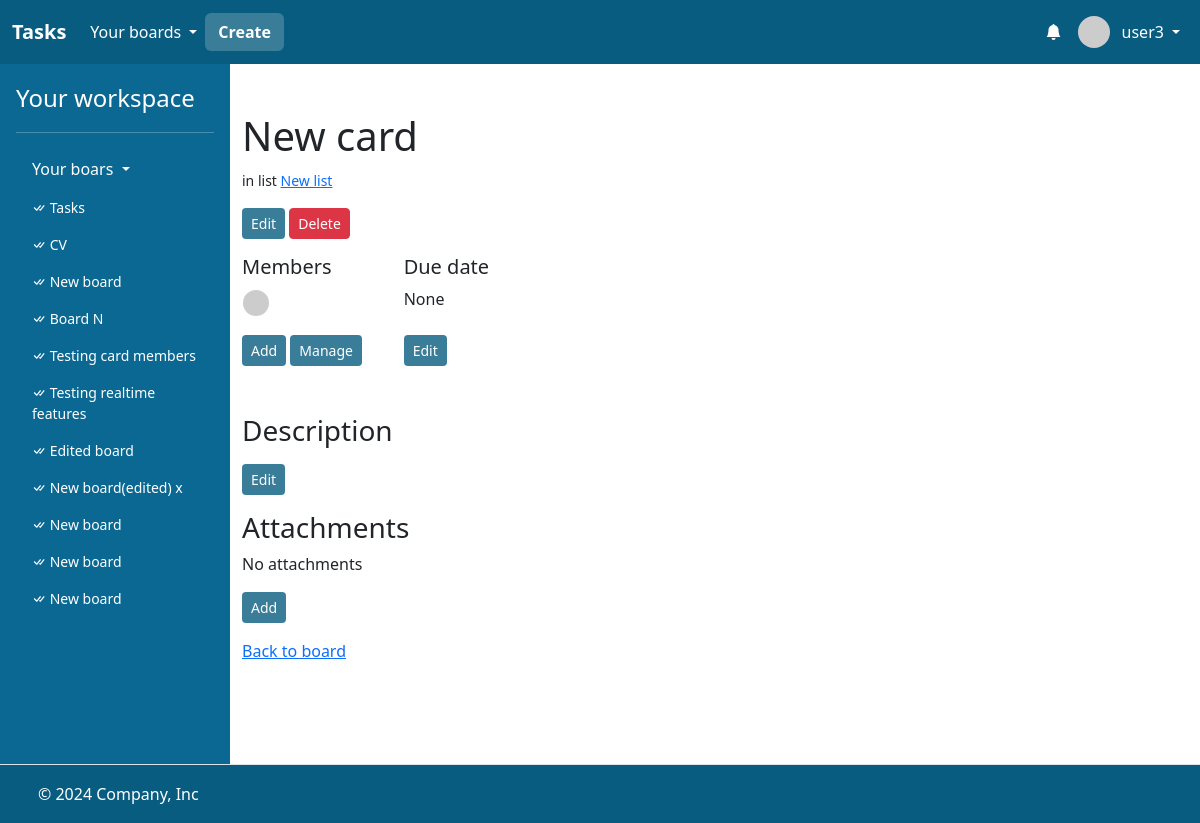
The app's page /cards/209 (signed in) with its own data.
### task/models.py (models this page shows)
class User(AbstractUser):
    bio = models.CharField(max_length=256)

class Board(models.Model):
    name = models.CharField(max_length=256)
    description = models.CharField(max_length=256)
    members = models.ManyToManyField(User, related_name="boards")
    created_at = models.DateTimeField(auto_now_add=True)

class Card(models.Model):
    list = models.ForeignKey("List", on_delete=models.CASCADE, related_name="cards")
    title = models.CharField(max_length=256)
    description = models.CharField(max_length=256)
    due_date = models.DateTimeField(null=True, blank=True)
    position = models.DecimalField(max_digits=10, decimal_places=2)
    members = models.ManyToManyField(User, related_name="cards")
    created_at = models.DateTimeField(auto_now_add=True)

class List(models.Model):
    board = models.ForeignKey("Board", on_delete=models.CASCADE, related_name="lists")
    name = models.CharField(max_length=256)
    position = models.DecimalField(max_digits=10, decimal_places=2)
    created_at = models.DateTimeField(auto_now_add=True)

### task/views/card_views.py (the view)
# urls.py: path("cards/<int:card_id>", views.card_view, name="card"),
@login_required
def card_view(request, card_id):
    card = Card.objects.filter(id=card_id).first()
    if card is None:
        return apology(request, "Card does not exist!", 400)
    if request.user not in card.list.board.members.all():
        return apology(request, "Forbidden.", 403)
    card_members = card.members.all()
    attachments = card.attachments.all()
    return render(
        request,
        "task/card.html",
        {
            "card": card,
            "board": card.list.board,
            "boards": request.user.boards.all(),
            "card_members": card_members,
            "attachments": attachments,
        },
    )

### task/templates/task/card.html (shortened to what this page needs)
{% extends "task/layout.html" %}
{% load static %}
{% block main %}
<div class="container">
    <div class="mt-5">
        <div id="card-group-header">
            <h1 id="card-title" data-board-id="{{ board.id }}">
                {{ card.title }}
            </h1>
            <small>in list <a class="link-primary" href="{% url 'board' card.list.board.id %}"><span class="text-grey">{{ card.list.name }}</span></a></small>
        </div>
        <div class="col mt-3">
            <a class="btn btn-sm btn-task" href="{% url 'edit_card_view' card.id %}">Edit</a>
            <form action="{% url 'delete_card' card.id %}" method="POST" style="display:inline-block;">
                    <input class="btn btn-sm btn-danger" type="submit" value="Delete">
            </form>
        </div>
        <div class="mt-3 row row-cols-md-6">
            <div class="col mb-4" id="card-group-memebers">
                <h5>Members</h5>
                <div style="margin-left: 8px;">
                    {% for member in card_members %}
                        <a href="{% url 'profile' member.id %}">
                            <img src="https://i.pravatar.cc/48?u={{ member.id }}" alt="" width="32" height="32" class="rounded-circle" style="margin-left: -10px; position: relative; border:3px solid white;">
                        </a>
                    {% endfor %}
                </div>
                <div class="mt-3">
                    <a class="btn btn-sm btn-task" href="{% url 'edit_card_view' card.id %}">Add</a>
                    <a class="btn btn-sm btn-task" href="{% url 'card_members' card.id %}">Manage</a>
                </div>
            </div>
            <div class="col mb-4" id="card-group-due-date">
                <h5>Due date</h5>
                <div class="mb-3">
                    <p style="height: 32px;">{{ card.due_date }}</p>
                </div>
                <div class="mt-3">
                    <a class="btn btn-sm btn-task" href="{% url 'edit_card_view' card.id %}">Edit</a>
                </div>
            </div>
        </div>
        <div class="col mt-4 mb-3" id="card-group-description">
            <h3>Description</h3>
            <div class="mt-3">
                <a class="btn btn-sm btn-task" href="{% url 'edit_card_view' card.id %}">Edit</a>
            </div>
        </div>
        <div class="mb-3" id="card-group-attachments">
            <h3>Attachments</h3>
            <div id="card-attachments">
                {% for attachment in attachments %}
                    <div class="card mb-3" id="attachment-id-{{ attachment.id }}">
                        <div class="card-body" style="display: flex; justify-content: space-between;">
                            <div>
                                {% if attachment.title %}
                                    <h5>{{ attachment.title }}</h5>
                                {% else %}
                                    <h5>{{ attachment.file.name }}</h5>
                                {% endif %}
                                <a href="{{ attachment.file.url }}" target="blank">
                                    <img src="{{attachment.file.url}}"  height="70" alt="Attachment image">
                                </a>
                            </div>
                            <form action="{% url 'delete_attachment_file' attachment.id %}" method="POST">
                                {% csrf_token %}
                                <input class="btn btn-sm btn-danger" type="submit" value="Delete">
                            </form>
                        </div>
                    </div>
                {% empty %}
                    No attachments
                {% endfor %}
            </div>
            <div class="mt-3">
                <a class="btn btn-sm btn-task" href="{% url 'create_attachment_file_view' card.id %}">Add</a>
            </div>
        </div>
        <div class="mt-3">
            <a class="link-primary" href="{% url 'board' board.id %}">Back to board</a>
        </div>
    </div>
</div>
{% endblock %}

### task/templates/task/layout.html (shortened to what this page needs)
<!DOCTYPE html>
{% load static %}
{% load humanize %}
<html lang="en">
    <head>
        <link href="https://cdn.jsdelivr.net/npm/bootstrap@5.3.3/dist/css/bootstrap.min.css" rel="stylesheet">
        <link rel="stylesheet" href="https://cdn.jsdelivr.net/npm/bootstrap-icons@1.3.0/font/bootstrap-icons.css">
        <link href="{% static 'styles.css' %}" rel="stylesheet">
    </head>
    <body style="height: 100vh;">
        <div style="display: flex; flex-direction: column; height: 100%;">
            <header>
                <nav class="navbar navbar-expand-lg"  data-bs-theme="dark" style="background: #085c80;">
                    <div class="container-fluid">
                      <a class="navbar-brand fw-bold" href="{% url 'index' %}">Tasks</a>
                      <div class="collapse navbar-collapse" id="navbarHeader">
                        <ul class="navbar-nav me-auto mb-2 mb-lg-0" style="display: flex; align-items: center;">
                            {% if user.is_authenticated %}
                                <li class="nav-item dropdown">
                                    <a class="nav-link dropdown-toggle text-white" href="#" role="button" data-bs-toggle="dropdown" aria-expanded="false" style="display: flex; align-items: center; gap: 4px;">
                                        <span>Your boards</span>
                                    </a>
                                </li>
                                <li class="nav-item">
                                    <a class="btn fw-bold text-white" style="background: #397D99; color: white;" href="{% url 'create_board' %}">Create</a>
                                </li>
                          {% endif %}
                        </ul>
                        {% if user.is_authenticated %}
                        <ul class="navbar-nav ms-auto mb-2 mb-lg-0" style="display: flex; align-items: center;">
                            <li class="nav-item dropdown">
                                <a class="nav-link text-white d-relative" href="#" role="button" style="display: flex; align-items: center; gap: 4px;" id="dropdownMenuClickableInside" data-bs-toggle="dropdown" data-bs-auto-close="outside" aria-expanded="false">
                                    <i class="bi bi-bell-fill"></i>
                                </a>
                            </li>
                            <li class="nav-item dropdown">
                                <a class="nav-link dropdown-toggle text-white" href="#" role="button" data-bs-toggle="dropdown" aria-expanded="false" style="display: flex; align-items: center; gap: 4px;">
                                    <img src="https://i.pravatar.cc/48?u={{ user.id }}" alt="" width="32" height="32" class="rounded-circle me-2">
                                    <span>{{ user.username }}</span>
                                </a>
                            </li>
                        </ul>
                        {% endif %}
                      </div>
                    </div>
                  </nav>
            </header>
            <main style="flex: 1;">
                <div class="d-flex flex-nowrap" style="height: 100%;">
                    {% if user.is_authenticated %}
                    <div class="d-none d-lg-flex flex-column flex-shrink-0 p-3 text-white" style="width: 230px; background: #0A6892;">
                        <a href="{% url 'index' %}" class="text-decoration-none d-flex align-items-center mb-3 mb-md-0 me-md-auto text-white">
                          <span class="fs-4">Your workspace</span>
                        </a>
                        <hr>
                        <ul class="nav nav-pills flex-column mb-auto">
                          <li class="mb-1">
                            <button class="nav-link text-white collapsed dropdown-toggle" data-bs-toggle="collapse" data-bs-target="#home-collapse" aria-expanded="true">
                                Your boars
                            </button>
                            <div class="collapse show " id="home-collapse">
                                <ul class="btn-toggle-nav list-unstyled fw-normal pb-1 small" style="max-height: 490px; overflow-y: auto;">
                                    {% for board in boards %}
                                    <li>
                                        <a href="{% url 'board' board.id %}" class="nav-link text-white">
                                            <i class="bi bi-check-all"></i>
                                            {{ board.name }}
                                        </a>
                                    </li>
                                    {% endfor %}
                                </ul>
                            </div>
                          </li>
                        </ul>
                    </div>
                    {% endif %}
                    <div style="flex: 1; background: white; overflow-x: hidden; min-height: 700px;">
                        {% block main %}
                        {% endblock %}
                    </div>
                </div>
            </main>
            <footer class="d-flex flex-wrap justify-content-between align-items-center py-3 border-top" style="background: #085c80; border: none;">
                <div class="col-md-4 d-flex align-items-center">
                  <a href="/" class="mb-3 me-2 mb-md-0 text-body-secondary lh-1">
                    <svg class="bi" width="30" height="24"><use xlink:href="#bootstrap"></use></svg>
                  </a>
                  <span class="mb-3 mb-md-0 text-white">© 2024 Company, Inc</span>
                </div>
                <ul class="nav col-md-4 justify-content-end list-unstyled d-flex">
                  <li class="ms-3"><a class="text-body-secondary" href="#"><svg class="bi" width="24" height="24"><use xlink:href="#twitter"></use></svg></a></li>
                  <li class="ms-3"><a class="text-body-secondary" href="#"><svg class="bi" width="24" height="24"><use xlink:href="#instagram"></use></svg></a></li>
                  <li class="ms-3"><a class="text-body-secondary" href="#"><svg class="bi" width="24" height="24"><use xlink:href="#facebook"></use></svg></a></li>
                </ul>
            </footer>
        </div>
    </body>
</html>

### task/static/styles.css (style rules this page uses)
.btn-task, .btn-task:hover { background: #397d99; color: white; }

### records on screen
User: username "user3"
Board: name "Tasks"
Board: name "CV"
Board: name "New board"
Board: name "Board N"
Board: name "Testing card members"
Board: name "Testing realtime features"
Board: name "Edited board"
Board: name "New board(edited) x"
Board: name "New board"
Board: name "New board"
Board: name "New board"
Card: title "New card", list.name "New list", due_date "None"
